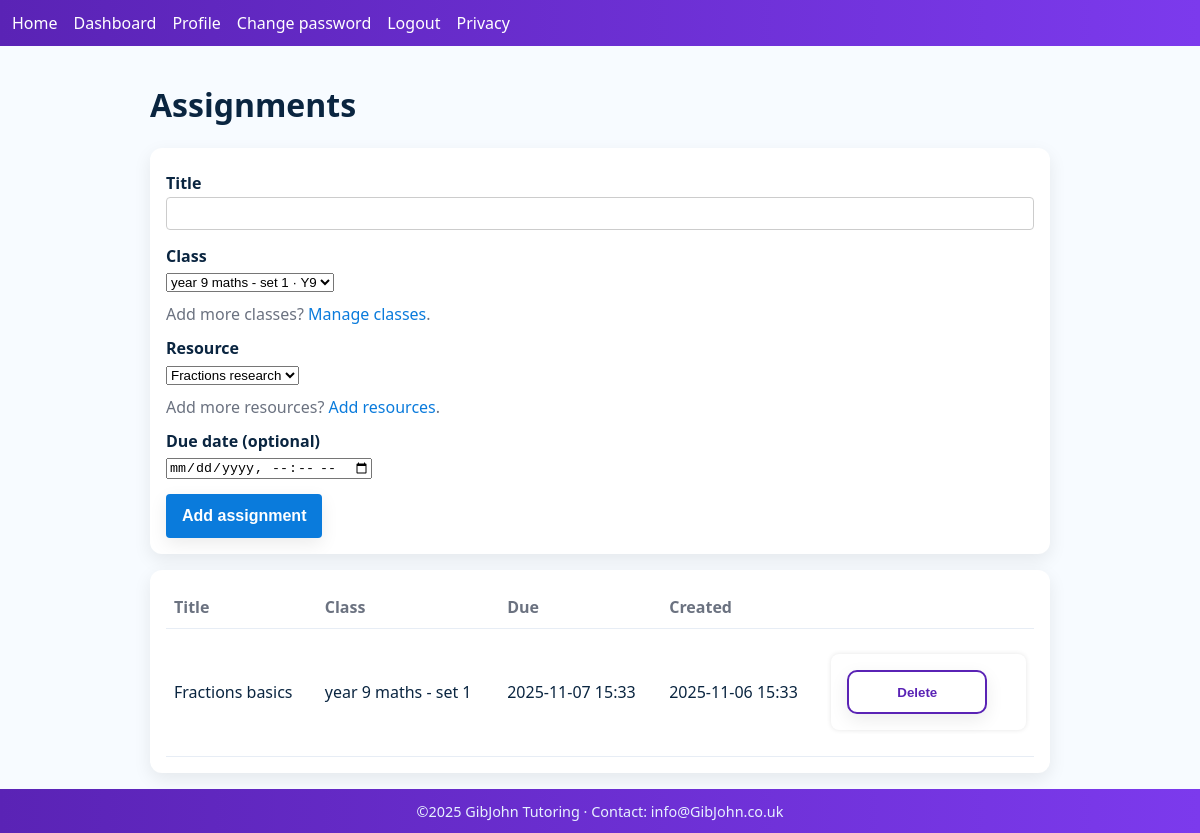
Page /assignments (signed in) on the earlier database version.
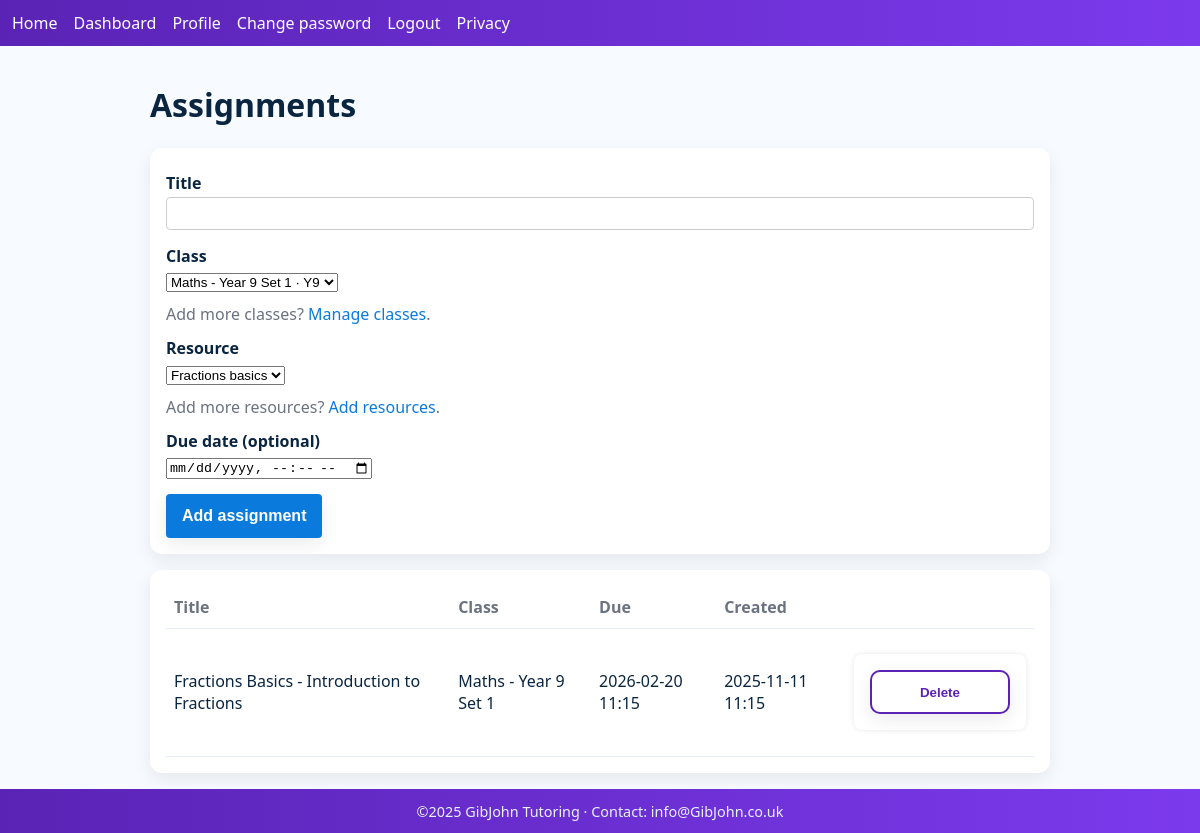
Same page on the later database version.
### models.py (models this page shows, shortened)
class Assignment(db.Model):
    __tablename__ = "assignments"
    assignment_id = db.Column(db.Integer, primary_key=True)
    resource_id   = db.Column(db.Integer, db.ForeignKey("resources.resource_id"), nullable=False)
    class_id      = db.Column(db.Integer, db.ForeignKey("classes.class_id"), nullable=False)
    title         = db.Column(db.String(120), nullable=False)
    due_date      = db.Column(db.DateTime)
    created_at    = db.Column(db.DateTime, nullable=False, default=UTC_NOW)
    updated_at    = db.Column(db.DateTime, nullable=False, default=UTC_NOW, onupdate=UTC_NOW)
    class_   = db.relationship("Class", back_populates="assignments")
    resource = db.relationship("Resources", back_populates="assignments")
    submissions = db.relationship("Submission", back_populates="assignment", cascade="all, delete-orphan")

class Class(db.Model):
    __tablename__ = "classes"
    class_id    = db.Column(db.Integer, primary_key=True)
    title       = db.Column(db.String(120), nullable=False)
    subject     = db.Column(db.String(80), nullable=False)
    year_group  = db.Column(db.Integer, nullable=False)
    tutor_id    = db.Column(db.Integer, db.ForeignKey("users.user_id"), nullable=False)
    created_at  = db.Column(db.DateTime, nullable=False, default=UTC_NOW)
    tutor = db.relationship("User", back_populates="classes_taught", foreign_keys=[tutor_id])
    enrollments = db.relationship("ClassEnrollment", back_populates="klass", cascade="all, delete-orphan")
    students = db.relationship(
        "User",
        secondary="class_enrollments",
        primaryjoin="Class.class_id==ClassEnrollment.class_id",
        secondaryjoin="User.user_id==ClassEnrollment.user_id",
        viewonly=True,
    )
    assignments = db.relationship("Assignment", back_populates="class_", cascade="all, delete-orphan")

### tutor/routes.py (the view, shortened to what this page needs)
@bp.route("/assignments", methods=["GET", "POST"])
@login_required
def assignments():
    form, classes, resources = _assignment_form_with_choices()
    items = Assignment.query.order_by(Assignment.created_at.desc()).all()
    delete_form = EmptyForm()
    return render_template(
        "tutor/assignments.html",
        form=form,
        assignments=items,
        classes=classes,
        resources=resources,
        delete_form=delete_form,
    )

### tutor/forms.py
class AssignmentForm(FlaskForm):
    title = StringField("Title", validators=[DataRequired(), Length(min=2, max=120)])
    class_id = SelectField("Class", coerce=int, validators=[DataRequired()])
    resource_id = SelectField("Resource", coerce=int, validators=[DataRequired()])
    due_date = DateTimeLocalField("Due date (optional)", format="%Y-%m-%dT%H:%M", validators=[Optional()])
    submit = SubmitField("Add assignment")

### tutor/routes.py
class EmptyForm(FlaskForm):
    pass

### app.py (called while the page is built)
@login_manager.user_loader
def load_user(user_id):
    return User.query.get(int(user_id))

@app.before_request
def _dump_routes_once():
    if not getattr(app, "_routes_dumped", False):
        print("\n=== ROUTES (endpoint -> url) ===")
        for r in app.url_map.iter_rules():
            print(f"{r.endpoint:25} -> {r.rule}")
        print("================================\n")
        app._routes_dumped = True

### tutor/routes.py (called while the page is built)
def _assignment_form_with_choices():
    form = AssignmentForm()
    cls = Class.query.order_by(Class.title.asc()).all()
    res = Resources.query.order_by(Resources.title.asc()).all()
    form.class_id.choices = [(c.class_id, f"{c.title} · Y{c.year_group}") for c in cls]
    form.resource_id.choices = [(r.resource_id, r.title) for r in res]
    return form, cls, res

### templates/tutor/assignments.html (shortened to what this page needs)
{% extends "base.html" %}
{% block content %}
<h1>Assignments</h1>
<form method="POST" action="{{ url_for('tutor.assignments') }}" class="card" novalidate>
<div class="form-row">
<label>{{ form.title.label }}
    {{ form.title(required=True) }}
</label>
</div>
<div class="form-row">
<label>{{ form.class_id.label }}
    {{ form.class_id(required=True) }}
</label>
{% if not classes %}
    <p class="muted">No classes yet. <a href="{{ url_for('tutor.new_class') }}">Create one</a>.</p>
{% else %}
    <p class="muted">Add more classes? <a href="{{ url_for('tutor.new_class') }}">Manage classes</a>.</p>
{% endif %}
</div>
<div class="form-row">
<label>{{ form.resource_id.label }}
    {{ form.resource_id(required=True) }}
</label>
{% if not resources %}
    <p class="muted">No resources yet. <a href="{{ url_for('tutor.resources') }}">Add resources</a>.</p>
{% else %}
    <p class="muted">Add more resources? <a href="{{ url_for('tutor.resources') }}">Add resources</a>.</p>
{% endif %}
</div>
<div class="form-row">
<label>{{ form.due_date.label }}
    {{ form.due_date() }}
</label>
</div>
{{ form.submit(class_="btn btn-primary") }}
</form>
<div class="card">
<table class="table">
<thead>
    <tr>
    <th>Title</th><th>Class</th><th>Due</th><th>Created</th><th></th>
    </tr>
</thead>
<tbody>
{% for a in assignments %}
    <tr>
    <td>{{ a.title }}</td>
    <td>
        {% set cls = classes|selectattr('class_id', 'equalto', a.class_id)|first %}
        {{ cls.title if cls else ('Class #' ~ a.class_id) }}
    </td>
    <td>{{ a.due_date.strftime('%Y-%m-%d %H:%M') if a.due_date else '—' }}</td>
    <td>{{ a.created_at.strftime('%Y-%m-%d %H:%M') if a.created_at else '—' }}</td>
    <td>
        <form method="POST" action="{{ url_for('tutor.assignments_delete', assignment_id=a.assignment_id) }}">
        <button class="btn btn-ghost" onclick="return confirm('Delete this assignment?')">Delete</button>
        </form>
    </td>
    </tr>
{% else %}
    <tr><td colspan="5">No assignments yet.</td></tr>
{% endfor %}
</tbody>
</table>
</div>
{% endblock %}

### templates/base.html (shortened to what this page needs)
<!doctype html>
<html lang="en">
<head>
  <link rel="stylesheet" href="{{ url_for('static', filename='css/stylesheet.css') }}">
</head>
<body>
  {% if current_user.is_authenticated and current_user.role == 'tutor' %}
  <nav class="nav tutor-header">
    <a href="{{ url_for('home') }}">Home</a>
    <a href="{{ url_for('tutor.tutor_dashboard') }}" class="{{ 'active' if request.path == url_for('tutor.tutor_dashboard') else '' }}">Dashboard</a>
    <a href="{{ url_for('auth.profile') }}" class="{{ 'active' if request.path == url_for('auth.profile') else '' }}">Profile</a>
    <a href="{{ url_for('auth.change_password') }}">Change password</a>
    <a href="{{ url_for('auth.logout') }}">Logout</a>
    <a href="{{ url_for('privacy') }}" class="{{ 'active' if request.path == url_for('privacy') else '' }}">Privacy</a>
  </nav>
  {% endif %}
  <main class="container">
    {% block content %}{% endblock %}
  </main>
  {% if current_user.is_authenticated and current_user.role == 'tutor' %}
    <footer class="tutor-footer">©2025 GibJohn Tutoring · Contact: info@GibJohn.co.uk</footer>
  {% else %}
    <footer class="gradient-footer">©2025 GibJohn Tutoring · Contact: info@GibJohn.co.uk</footer>
  {% endif %}
</body>
</html>

### static/css/stylesheet.css (style rules this page uses)
body { font-family:system-ui,-apple-system,Segoe UI,Roboto,Arial,sans-serif; margin:0;background:#f7fbff; color:#0a2540 }
.container { width:min(900px,92%); margin:1rem auto }
.nav { display:flex; gap:1rem; color:#fff; padding:.75rem }
.nav a { color:#fff; text-decoration:none }
form { background:#fff; padding:1rem; border-radius:8px; box-shadow:0 0 5px rgb(0 0 0 / .1); margin:1rem 0 }
form div { margin:.5rem 0 }
form label { display:block; font-weight:600; margin-bottom:.2rem }
form input[type=text], form input[type=email], form input[type=password] { width:100%; padding:.4rem; font-size:1rem; border:1px solid #ccc; border-radius:4px; box-sizing:border-box }
form input[type=submit] { background:#0a7bdc; color:#fff; border:none; padding:.5rem 1rem; font-size:1rem; border-radius:4px; cursor:pointer }
h1,h2,h3 { color:#0a2540 }
a { color:#0a7bdc; text-decoration:none }
.form-row { display:flex; flex-direction:column; gap:.25rem; margin-bottom:.75rem; }
.card { background:#fff; border-radius:12px; box-shadow:0 6px 18px rgb(0 0 0 / 8%); padding:1rem; }
.btn { display:inline-flex; align-items:center; justify-content:center; min-height:44px; min-width:140px; padding:.6rem 1rem; border-radius:10px; border:none; cursor:pointer; font-weight:700; box-shadow:0 6px 18px rgb(0 0 0 / 8%); }
.btn-primary { background:#0a7bdc; color:#fff; }
html, body { height: 100%; }
body { min-height: 100vh; display: flex; flex-direction: column; }
main.container { flex: 1; }
:root { --purple:#5a23b5; --purple-2:#7c3aed; --lav:#f0e8ff; --ink:#0a2540; --muted:#6b7280; --card:#fff; --shadow:0 6px 18px rgb(0 0 0 / 8%); --r:12px; }
.card { background:var(--card); border-radius:var(--r); box-shadow:var(--shadow); padding:1rem; overflow:hidden; }
.table { width:100%; border-collapse:separate; border-spacing:0; }
.table th, .table td { padding:.6rem .5rem; border-bottom:1px solid #e7edf5; }
.table thead th { text-align:left; color:#6b7280; font-weight:700; }
.muted { color:var(--muted); margin:.25rem 0 0; }
.btn { display:inline-flex; align-items:center; justify-content:center; min-height:44px; padding:.55rem 1rem; border-radius:10px; border:none; cursor:pointer; font-weight:700; text-decoration:none; }
.btn-primary { background:var(--purple); color:#fff; }
.btn-ghost { background:#fff; border:2px solid var(--purple); color:var(--purple); }
.tutor-header { background: linear-gradient(90deg, #5a23b5 0%, #7c3aed 100%); color: #fff; padding: .75rem; display: flex; gap: 1rem; }
.tutor-header a { color: #fff; text-decoration: none; }
.tutor-footer { color: #e8f2ff; background: linear-gradient(90deg, #5a23b5 0%, #7c3aed 100%); padding: .8rem 1rem; text-align: center; font-size: .9rem; margin-top: auto; }
.card { overflow: hidden; }

Differences in the rows shown:
changed Assignment: title "Fractions basics" → "Fractions Basics - Introduction to Fractions"; due_date "2025-11-07 15:33" → "2026-02-20 11:15"; created_at "2025-11-06 15:33" → "2025-11-11 11:15"
changed Class: title "year 9 maths - set 1" → "Maths - Year 9 Set 1"
Other differences:
form field class_id: "year 9 maths - set 1 · Y9" → "Maths - Year 9 Set 1 · Y9"
form field resource_id: "Fractions research" → "Fractions basics"
